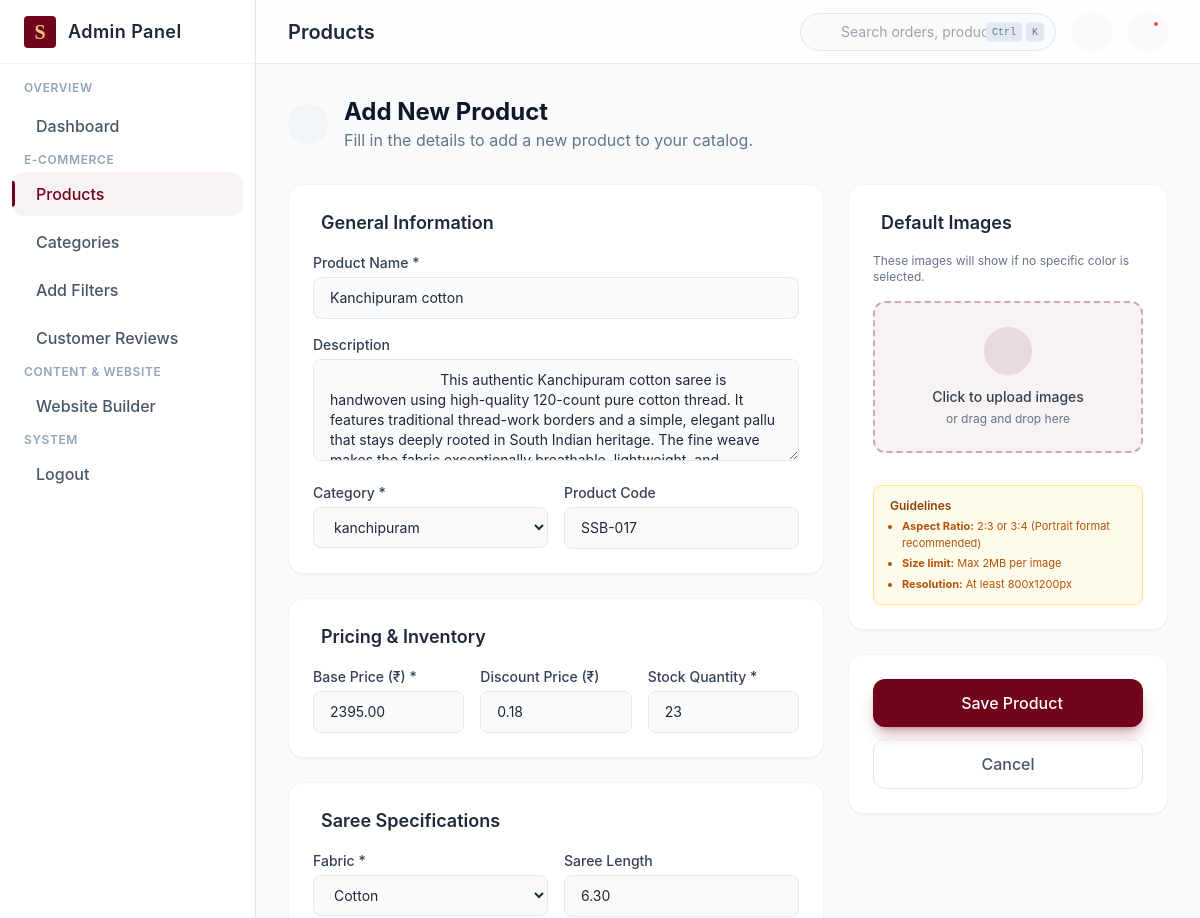
/adm/product/kanchipuram-cotton/edit/ (upper part), run on an earlier commit of the app's database.
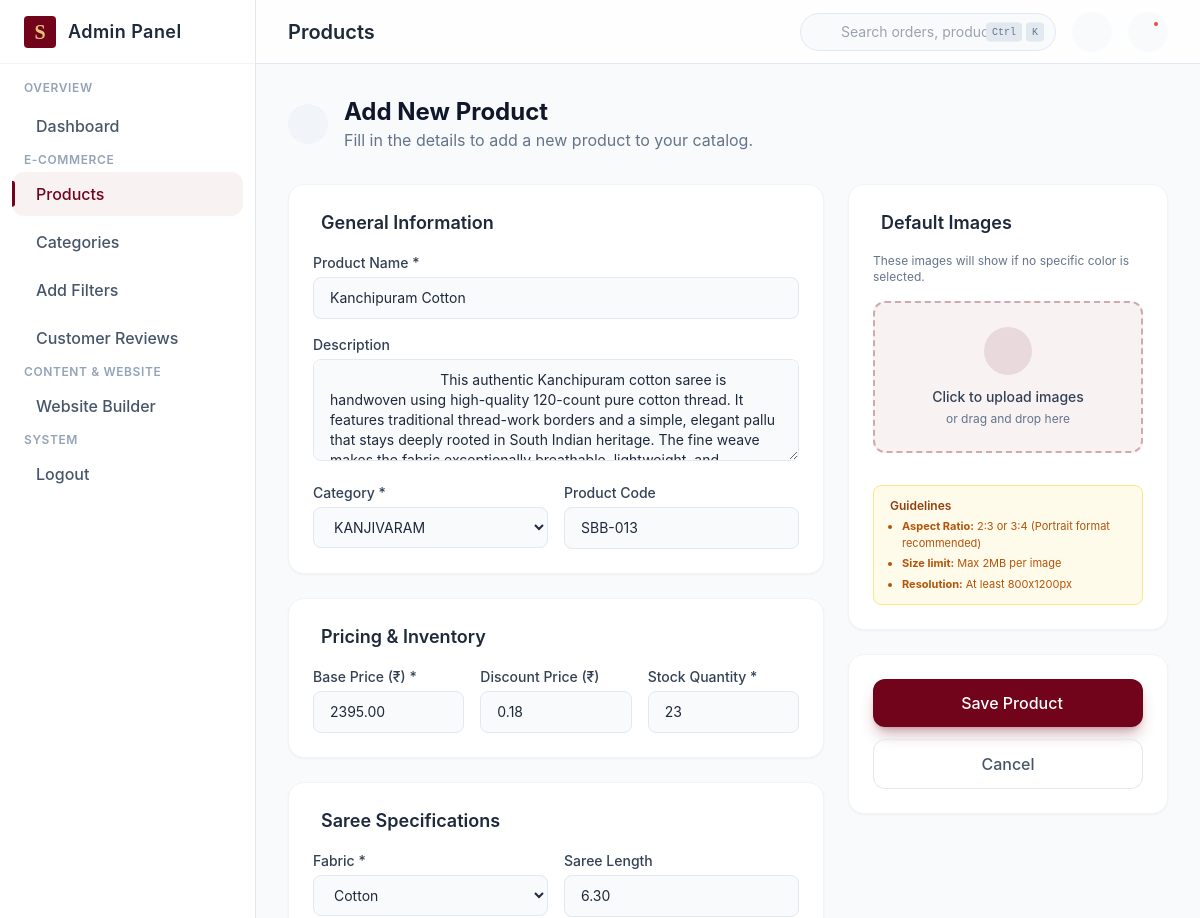
And on a later commit of the database.
### adm_user/models.py (models this page shows, shortened)
class SlugMixin:
    slug_source_field = "name"

class TimeStampedModel(models.Model):
    created_at = models.DateTimeField(auto_now_add=True)
    updated_at = models.DateTimeField(auto_now=True)
    class Meta:
        abstract = True

class Product(SlugMixin, TimeStampedModel):
    name = models.CharField(max_length=200)
    slug = models.SlugField(max_length=220, unique=True, blank=True)
    description = models.TextField(blank=True)
    category = models.ForeignKey(
        SignatureCategoryItem,   # was: Category
        related_name="products",
        on_delete=models.PROTECT,
    )
    product_code = models.CharField(
        max_length=50,
        unique=True,
        blank=True,
        null=True,
        help_text="e.g. SBB-001. Optional on the form, but unique if set.",
    )
    base_price = models.DecimalField(max_digits=10, decimal_places=2)
    discount_price = models.DecimalField(
        max_digits=10,
        decimal_places=2,
        null=True,
        blank=True,
        help_text="Optional sale price; must be less than base_price.",
    )
    stock_quantity = models.PositiveIntegerField(
        default=0,
        help_text="Fallback stock count, used only if this product has "
        "no color variants below.",
    )
    fabric = models.ForeignKey(
        Fabric,
        related_name="products",
        on_delete=models.PROTECT,
    )
    print_type = models.ForeignKey(
        Print,
        related_name="products",
        on_delete=models.PROTECT,
        null=True,
        blank=True,
        verbose_name="print",
        help_text="Leave blank for prints like 'NO' / plain sarees.",
    )
    saree_length = models.CharField(
        max_length=50, blank=True, help_text="e.g. 5.5 Meter"
    )
    blouse_included = models.BooleanField(default=True)
    blouse_type = models.CharField(max_length=100, blank=True)
    blouse_size = models.CharField(max_length=50, blank=True)
    weaving_style = models.CharField(max_length=100, blank=True)
    border_style = models.CharField(max_length=150, blank=True)
    care_instructions = models.CharField(max_length=255, blank=True)
    tags = models.ManyToManyField(Tag, related_name="products", blank=True)
    is_active = models.BooleanField(
        default=True,
        db_index=True,
        help_text="Unpublish without deleting (keeps order history intact).",
    )
    class Meta:
        ordering = ["-created_at"]
        indexes = [
            models.Index(fields=["category", "fabric", "print_type", "is_active"]),
            models.Index(fields=["is_active", "-created_at"]),
        ]

class SignatureCategoryItem(SlugMixin, TimeStampedModel):
    name = models.CharField(max_length=100)
    slug = models.SlugField(max_length=120, unique=True, blank=True)
    badge_text = models.CharField(max_length=100, blank=True)
    origin_craft = models.CharField(max_length=100, blank=True)
    image = models.ImageField(upload_to="website/signature/", blank=True)
    whatsapp_link = models.CharField(max_length=500, blank=True)
    display_order = models.PositiveIntegerField(default=0)
    is_active = models.BooleanField(default=True)
    class Meta:
        ordering = ["display_order"]
        constraints = [
            models.UniqueConstraint(
                Lower("name"),
                name="unique_signature_category_name_ci",
                violation_error_message="This category already exists.",
            ),
        ]

class Fabric(SlugMixin, TimeStampedModel):
    name = models.CharField(max_length=100)
    slug = models.SlugField(max_length=140, unique=True, blank=True)
    is_active = models.BooleanField(default=True, db_index=True)
    class Meta:
        ordering = ["created_at"]
        constraints = [
            models.UniqueConstraint(
                Lower("name"),
                name="unique_fabric_name_ci",
                violation_error_message="This fabric already exists.",
            ),
        ]

### adm_user/views.py (the view, shortened to what this page needs)
# urls.py: path("product/<slug:slug>/edit/", views.product_update, name="update"),
@require_http_methods(["GET", "POST"])
def product_update(request, slug):
    product = get_object_or_404(Product, slug=slug)
    context = _product_form_context(product)   # was: _product_form_context() + separate line
    context["product"] = product
    return render(request, FORM_TEMPLATE, context)

### adm_user/models.py (called while the page is built)
    @classmethod
    def load(cls):
        obj, _ = cls.objects.get_or_create(pk=1)
        return obj

### adm_user/views.py (called while the page is built)
def _product_form_context(product=None):
    context = {
        "categories": SignatureCategoryItem.objects.filter(is_active=True),
        "fabrics": Fabric.objects.filter(is_active=True),
        "prints": Print.objects.filter(is_active=True),
        "colors": Color.objects.filter(is_active=True),
        "tags": Tag.objects.all(),
    }
    if product is not None and product.pk:
        context["product_tag_ids"] = set(
            product.tags.values_list("id", flat=True)
        )
        context["existing_variant_color_ids"] = set(
            product.variants.filter(is_active=True).values_list("color_id", flat=True)
        )
    return context

### user/context_processors.py (called while the page is built)
def global_website_data(request):
    try:
        return {
            'nav_categories': Category.objects.filter(is_active=True).order_by('created_at'),
            'header_settings': HeaderSettings.load(),
            'footer_settings': FooterSettings.load(),
            'offer_items': OfferBarItem.objects.all(),
        }
    except Exception:
        return {}

### adm_user/templates/adm_user/products.html (shortened to what the changed rows need)
{% extends "adm_user/base_admin.html" %}
{% load static %}
{% block page_title %}Products{% endblock %}
{% block content %}
<div id="view-add-product" class="view-section{% if not product %} hidden{% endif %} pb-10">
    <div class="flex items-center gap-4 mb-8">
        <div>
            <h2 class="text-2xl font-bold text-slate-900 dark:text-white">Add New Product</h2>
        </div>
    </div>
    <form id="addProductForm" method="post" enctype="multipart/form-data"
        action="{% if product %}{% url 'adm_user:update' product.slug %}{% else %}{% url 'adm_user:create' %}{% endif %}"
        class="flex flex-col lg:flex-row gap-6">
        <div class="flex-1 space-y-6">
            <div
                class="bg-white dark:bg-dark-panel rounded-2xl border border-slate-100 dark:border-dark-border p-6 shadow-sm">
                <div class="space-y-4">
                    <div>
                        <label class="block text-sm font-medium text-slate-700 dark:text-slate-300 mb-1">Product Name
                            *</label>
                        <input type="text" id="prodName" name="name" required placeholder="e.g. Royal Maroon Paithani"
                            value="{{ product.name|default:'' }}"
                            class="w-full bg-slate-50 dark:bg-slate-800 border border-slate-200 dark:border-slate-700 rounded-lg px-4 py-2.5 text-sm focus:ring-brand-maroon focus:border-brand-maroon dark:text-white">
                    </div>
                    <div>
                        <label
                            class="block text-sm font-medium text-slate-700 dark:text-slate-300 mb-1">Description</label>
                        <textarea id="prodDesc" name="description" rows="4"
                            placeholder="Write a comprehensive description..."
                            class="w-full bg-slate-50 dark:bg-slate-800 border border-slate-200 dark:border-slate-700 rounded-lg px-4 py-2.5 text-sm focus:ring-brand-maroon focus:border-brand-maroon dark:text-white">
                            {{ product.description|default:'' }}
                        </textarea>
                    </div>
                    <div class="grid grid-cols-2 gap-4">
                        <div>
                            <label class="block text-sm font-medium text-slate-700 dark:text-slate-300 mb-1">Category
                                *</label>
                            <select id="prodCategory" name="category" required
                                class="w-full bg-slate-50 dark:bg-slate-800 border border-slate-200 dark:border-slate-700 rounded-lg px-4 py-2.5 text-sm focus:ring-brand-maroon focus:border-brand-maroon dark:text-white">
                                {% for c in categories %}
                                <option value="{{ c.id }}" {% if product.category_id == c.id %}selected{% endif %}>{{ c.name }}</option>
                                {% endfor %}
                            </select>
                        </div>
                        <div>
                            <label class="block text-sm font-medium text-slate-700 dark:text-slate-300 mb-1">Product
                                Code</label>
                            <input type="text" id="prodCode" name="product_code" placeholder="e.g. SBB-001"
                                value="{{ product.product_code|default:'' }}"
                                class="w-full bg-slate-50 dark:bg-slate-800 border border-slate-200 dark:border-slate-700 rounded-lg px-4 py-2.5 text-sm focus:ring-brand-maroon focus:border-brand-maroon dark:text-white">
                        </div>
                    </div>
                </div>
            </div>
            <div
                class="bg-white dark:bg-dark-panel rounded-2xl border border-slate-100 dark:border-dark-border p-6 shadow-sm">
                <div class="grid grid-cols-2 md:grid-cols-3 gap-4">
                    <div>
                        <label class="block text-sm font-medium text-slate-700 dark:text-slate-300 mb-1">Base Price (₹)
                            *</label>
                        <input type="number" id="prodPrice" name="base_price" required min="0" step="0.01"
                            placeholder="0.00" value="{{ product.base_price|default:'' }}"
                            class="w-full bg-slate-50 dark:bg-slate-800 border border-slate-200 dark:border-slate-700 rounded-lg px-4 py-2.5 text-sm focus:ring-brand-maroon dark:text-white">
                    </div>
                    <div>
                        <label class="block text-sm font-medium text-slate-700 dark:text-slate-300 mb-1">Discount Price
                            (₹)</label>
                        <input type="number" id="prodDiscount" name="discount_price" min="0" step="0.01"
                            placeholder="Optional" value="{{ product.discount_price|default:'' }}"
                            class="w-full bg-slate-50 dark:bg-slate-800 border border-slate-200 dark:border-slate-700 rounded-lg px-4 py-2.5 text-sm focus:ring-brand-maroon dark:text-white">
                    </div>
                    <div>
                        <label class="block text-sm font-medium text-slate-700 dark:text-slate-300 mb-1">Stock Quantity
                            *</label>
                        <input type="number" id="prodStock" name="stock_quantity" required min="0" placeholder="0"
                            value="{{ product.stock_quantity|default:'0' }}"
                            class="w-full bg-slate-50 dark:bg-slate-800 border border-slate-200 dark:border-slate-700 rounded-lg px-4 py-2.5 text-sm focus:ring-brand-maroon dark:text-white">
                    </div>
                </div>
            </div>
            <div
                class="bg-white dark:bg-dark-panel rounded-2xl border border-slate-100 dark:border-dark-border p-6 shadow-sm">
                <div class="grid grid-cols-1 md:grid-cols-2 gap-4">
                    <div>
                        <label class="block text-sm font-medium text-slate-700 dark:text-slate-300 mb-1">Fabric
                            *</label>
                        <select id="prodFabric" name="fabric" required
                            class="w-full bg-slate-50 dark:bg-slate-800 border border-slate-200 dark:border-slate-700 rounded-lg px-4 py-2.5 text-sm focus:ring-brand-maroon dark:text-white">
                            {% for f in fabrics %}
                            <option value="{{ f.id }}" {% if product.fabric_id == f.id %}selected{% endif %}>{{ f.name }}
                            </option>
                            {% endfor %}
                        </select>
                    </div>
                    <div>
                        <label class="block text-sm font-medium text-slate-700 dark:text-slate-300 mb-1">Saree
                            Length</label>
                        <input type="text" id="prodLength" name="saree_length" placeholder="e.g. 5.5 Meter, 6.30 meter"
                            value="{{ product.saree_length|default:'' }}"
                            class="w-full bg-slate-50 dark:bg-slate-800 border border-slate-200 dark:border-slate-700 rounded-lg px-4 py-2.5 text-sm focus:ring-brand-maroon dark:text-white">
                    </div>
                </div>
            </div>
        </div>
    </form>
</div>
{% endblock %}

What changed in the data, as far as the page shows it:
changed Product "Cotton": name "Kanchipuram cotton" → "Kanchipuram Cotton"; category "kanchipuram" → "KANJIVARAM"; product_code "SSB-017" → "SBB-013"
